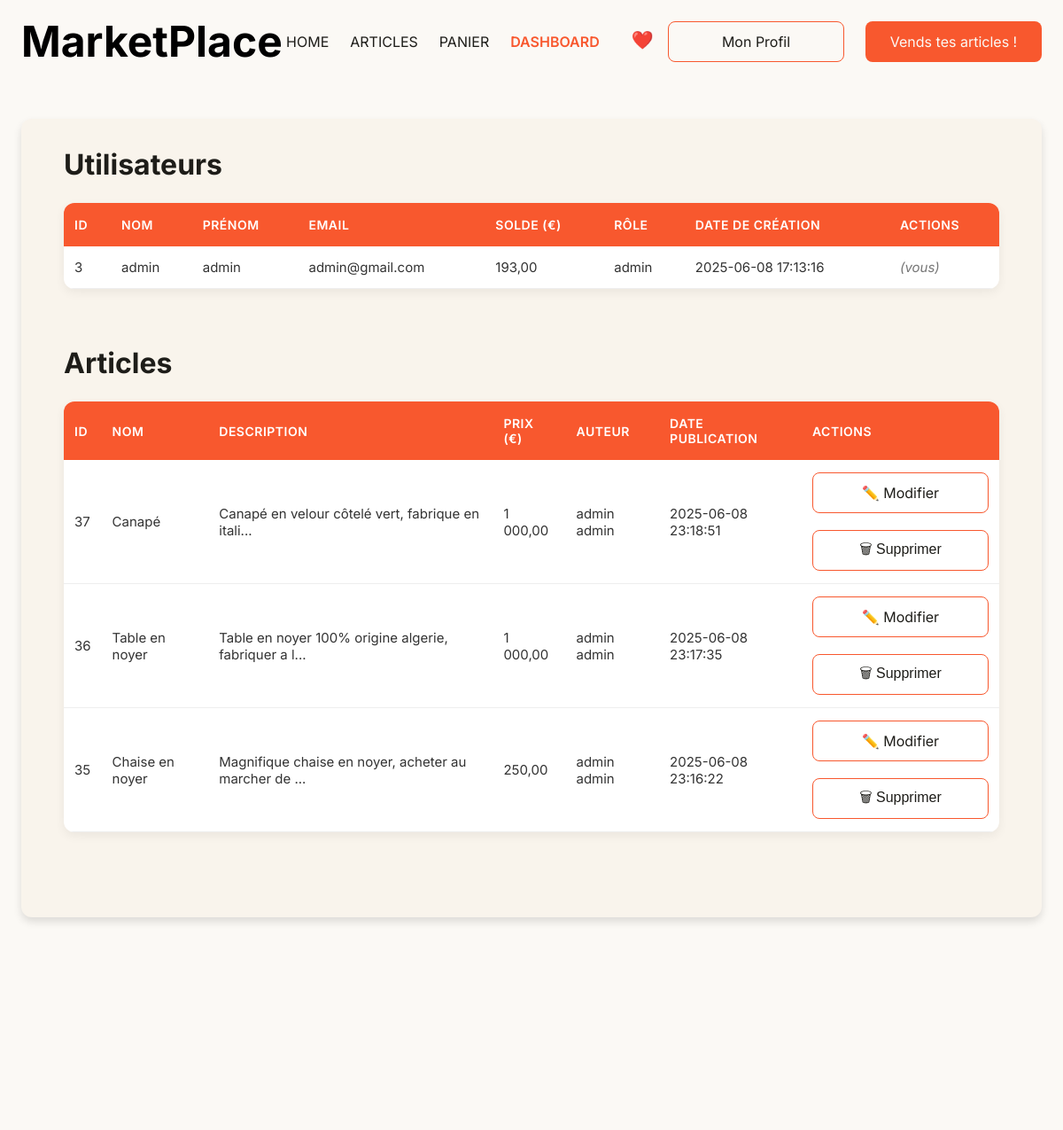
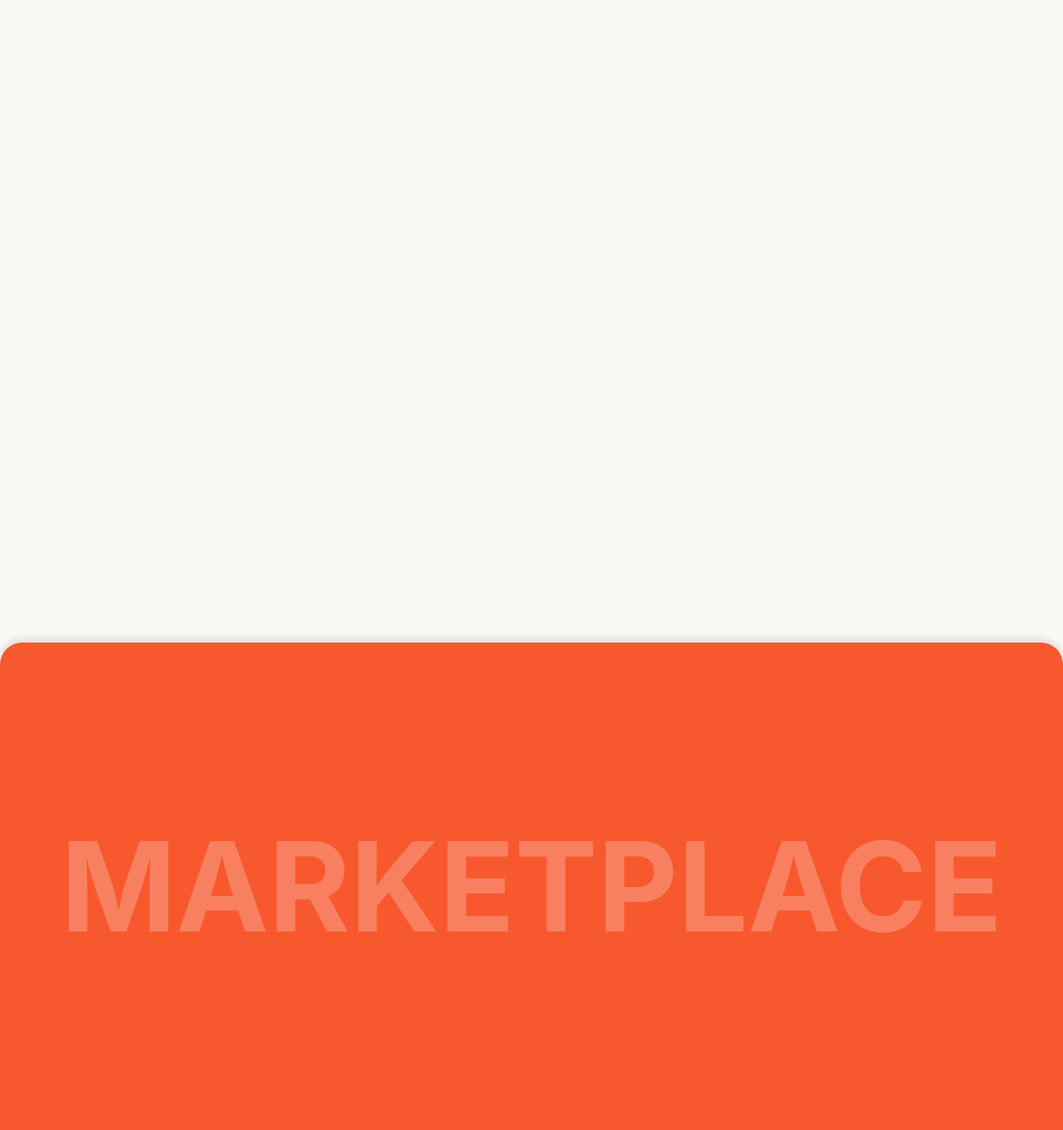
Page /admin.php (signed in) on the committed database (2 pictures, top to bottom).
### tables this page shows
CREATE TABLE IF NOT EXISTS `utilisateurs` (
  `id` int NOT NULL AUTO_INCREMENT,
  `nom` varchar(100) NOT NULL,
  `prenom` varchar(100) NOT NULL,
  `email` varchar(191) NOT NULL,
  `mot_de_passe` varchar(255) NOT NULL,
  `profile_picture` longblob,
  `sold` decimal(10,2) DEFAULT '0.00',
  `date_creation` datetime DEFAULT CURRENT_TIMESTAMP,
  `role` varchar(50) DEFAULT 'user',
  PRIMARY KEY (`id`),
  UNIQUE KEY `email` (`email`)
);

CREATE TABLE IF NOT EXISTS `articles` (
  `id` int NOT NULL AUTO_INCREMENT,
  `nom` varchar(100) NOT NULL,
  `description` text,
  `prix` decimal(10,2) NOT NULL,
  `date_publication` datetime DEFAULT CURRENT_TIMESTAMP,
  `auteur_id` int NOT NULL,
  `image_url` varchar(255) DEFAULT NULL,
  PRIMARY KEY (`id`),
  KEY `auteur_id` (`auteur_id`)
);

### admin.php (the view, shortened to what this page needs)
<?php
require_once 'includes/db.php';
$stmtUsers = $conn->prepare("SELECT id, nom, prenom, email, sold, role, date_creation FROM utilisateurs");
$stmtUsers->execute();
$utilisateurs = $stmtUsers->fetchAll(PDO::FETCH_ASSOC);
$stmtArticles = $conn->prepare("
    SELECT a.*, u.nom AS auteur_nom, u.prenom AS auteur_prenom
    FROM articles a
    JOIN utilisateurs u ON a.auteur_id = u.id
    ORDER BY a.date_publication DESC
");
$stmtArticles->execute();
$articles = $stmtArticles->fetchAll(PDO::FETCH_ASSOC);
?>
<!DOCTYPE html>
<html lang="fr">
<head>
    <link rel="stylesheet" href="assets/css/style.css">
</head>
<body>
    <div class="container">
        <nav class="navbar">
            <a href="index.php" class="logo">MarketPlace</a>
            <div class="nav-links">
                <a href="index.php" class="nav-link">HOME</a>
                <a href="articles.php" class="nav-link">ARTICLES</a>
                <a href="panier.php" class="nav-link">PANIER</a>
                <?php if (isset($_SESSION['role']) && $_SESSION['role'] === "admin"): ?>
                    <a href="admin.php" class="nav-link active">DASHBOARD</a>
                <?php endif; ?>
                <?php if (isset($_SESSION['user_id'])): ?>
                    <a href="articleLike.php" class="nav-link nav-heart">❤️</a>
                <?php endif; ?>
            </div>
            <div class="nav-buttons">
                <?php if (isset($_SESSION['user_id'])): ?>
                    <a href="profile.php" class="btn-secondary">Mon Profil</a>
                    <a href="vente.php" class="btn-primary">Vends tes articles !</a>
                <?php else: ?>
                    <a href="register.php" class="btn-secondary">S'inscrire</a>
                    <a href="login.php" class="btn-primary">Se connecter</a>
                <?php endif; ?>
            </div>
        </nav>
        <div class="admin-section">
            <h2>Utilisateurs</h2>
            <table>
                <thead>
                    <tr>
                        <th>ID</th>
                        <th>Nom</th>
                        <th>Prénom</th>
                        <th>Email</th>
                        <th>Solde (€)</th>
                        <th>Rôle</th>
                        <th>Date de création</th>
                        <th>Actions</th>
                    </tr>
                </thead>
                <tbody>
                    <?php foreach ($utilisateurs as $user): ?>
                        <tr>
                            <td><?= $user['id'] ?></td>
                            <td><?= htmlspecialchars($user['nom']) ?></td>
                            <td><?= htmlspecialchars($user['prenom']) ?></td>
                            <td><?= htmlspecialchars($user['email']) ?></td>
                            <td><?= number_format($user['sold'], 2, ',', ' ') ?></td>
                            <td><?= htmlspecialchars($user['role']) ?></td>
                            <td><?= $user['date_creation'] ?></td>
                            <td>
                                <?php if ($_SESSION['user_id'] != $user['id']): ?>
                                    <a class="btn-secondary" href="edit.php?id=<?= $user['id'] ?>">✏️ Modifier</a>
                                    <form method="POST" class="inline-form">
                                        <input type="hidden" name="action" value="delete_user">
                                        <input type="hidden" name="user_id" value="<?= $user['id'] ?>">
                                        <button type="submit" class="btn-secondary">🗑 Supprimer</button>
                                    </form>
                                <?php else: ?>
                                    <em>(vous)</em>
                                <?php endif; ?>
                            </td>
                        </tr>
                    <?php endforeach; ?>
                </tbody>
            </table>
            <h2>Articles</h2>
            <table>
                <thead>
                    <tr>
                        <th>ID</th>
                        <th>Nom</th>
                        <th>Description</th>
                        <th>Prix (€)</th>
                        <th>Auteur</th>
                        <th>Date publication</th>
                        <th>Actions</th>
                    </tr>
                </thead>
                <tbody>
                    <?php foreach ($articles as $article): ?>
                        <tr>
                            <td><?= $article['id'] ?></td>
                            <td><?= htmlspecialchars($article['nom']) ?></td>
                            <td><?= htmlspecialchars(substr($article['description'], 0, 50)) ?>...</td>
                            <td><?= number_format($article['prix'], 2, ',', ' ') ?></td>
                            <td><?= htmlspecialchars($article['auteur_prenom']) . ' ' . htmlspecialchars($article['auteur_nom']) ?></td>
                            <td><?= $article['date_publication'] ?></td>
                            <td>
                                <a class="btn-secondary" href="editArticle.php?id=<?= $article['id'] ?>">✏️ Modifier</a>
                                <form method="POST" class="inline-form">
                                    <button type="submit" class="btn-secondary">🗑 Supprimer</button>
                                </form>
                            </td>
                        </tr>
                    <?php endforeach; ?>
                </tbody>
            </table>
        </div>
    </div>
    <footer class="footer">
        <h2 class="footer-title">MARKETPLACE</h2>
    </footer>
</body>
</html>

### assets/css/style.css (style rules this page uses)
* { margin: 0; padding: 0; box-sizing: border-box; }
body { font-family: "Inter", sans-serif; background: #fbf9f5; position: relative; width: 100%; min-height: 100vh; }
.container { max-width: 1440px; margin: 0 auto; position: relative; }
.navbar { position: absolute; width: 1344px; height: 54px; left: 48px; top: 20px; display: flex; justify-content: space-between; align-items: center; z-index: 100; }
.logo { font-weight: 700; font-size: 48px; line-height: 58px; color: #000000; text-decoration: none; }
.nav-links { display: flex; gap: 24px; align-items: center; }
.nav-link { font-weight: 400; font-size: 16px; line-height: 19px; color: #1e1d19; text-decoration: none; transition: color 0.3s ease; }
.nav-link.active { color: #f8582e; font-weight: 600; }
.nav-buttons { display: flex; gap: 24px; }
.btn-secondary { width: 199px; height: 46px; border: 1px solid #f8582e; border-radius: 8px; background: transparent; color: #1e1d19; font-size: 16px; cursor: pointer; transition: all 0.3s ease; text-decoration: none; display: flex; align-items: center; justify-content: center; }
.btn-primary { width: 199px; height: 46px; background: #f8582e; border-radius: 8px; border: none; color: #fbf9f5; font-size: 16px; cursor: pointer; transition: background 0.3s ease; text-decoration: none; display: flex; align-items: center; justify-content: center; }
.tendances, .articles-section, .cart-container, .profile-section, .admin-section, .edit-section, .password-section-page, .verification-section, .sell-section { position: absolute; left: 48px; width: 1344px; min-height: 600px; }
.articles-section, .profile-section, .admin-section, .cart-container, .edit-section, .password-section-page, .verification-section, .sell-section { top: 134px; }
.footer { position: absolute; top: 2000px; left: 0; width: 100%; height: 550px; background: #f8582e; box-shadow: 0px -4px 10px rgba(0, 0, 0, 0.12); border-radius: 25px 25px 0px 0px; display: flex; align-items: center; justify-content: center; }
.footer-title { font-weight: 700; font-size: 140px; line-height: 169px; color: #fbf9f5; opacity: 0.25; }
@media (max-width: 1440px) { .container { max-width: 100%; padding: 0 24px; } }
@media (max-width: 1440px) { .navbar { width: calc(100% - 48px); left: 24px; } }
@media (max-width: 1440px) { .hero, .tendances, .articles-section, .profile-section, .admin-section, .cart-container, .edit-section, .sell-section, .philosophie, .retours { left: 24px; width: calc(100% - 48px); } }
.nav-heart { font-size: 20px !important; padding: 8px 12px; border-radius: 50%; margin-top: -3px; transition: all 0.3s ease; }
.admin-section h2 { font-size: 32px; color: #1e1d19; margin-bottom: 24px; }
table { width: 100%; border-collapse: collapse; margin-bottom: 64px; background-color: #fff; box-shadow: 0px 4px 12px rgba(0, 0, 0, 0.06); border-radius: 12px; overflow: hidden; }
table thead { background-color: #f8582e; color: #fff; }
table thead th { padding: 16px 12px; text-align: left; font-weight: 600; font-size: 14px; text-transform: uppercase; letter-spacing: 0.5px; }
table tbody tr { border-bottom: 1px solid #eee; transition: background-color 0.2s ease; }
table tbody td { padding: 14px 12px; font-size: 15px; color: #333; }
.inline-form { display: inline; margin-left: 8px; }
em { color: #777; font-style: italic; }
.admin-section { background: #f9f4ec; box-shadow: 0px 5px 10px rgba(0, 0, 0, 0.12); border-radius: 12px; padding: 32px 48px; gap: 24px; }

### rows in the picture
utilisateurs: id "3", nom "admin", prenom "admin", email "admin@gmail.com", sold "193,00", role "admin", date_creation "2025-06-08 17:13:16", shows "(vous)"
articles: id "37", nom "Canapé", description "Canapé en velour côtelé vert, fabrique en itali", prix "1 000,00", auteur.prenom "admin", auteur.nom "admin", date_publication "2025-06-08 23:18:51"
articles: id "36", nom "Table en noyer", description "Table en noyer 100% origine algerie, fabriquer a l", prix "1 000,00", auteur.prenom "admin", auteur.nom "admin", date_publication "2025-06-08 23:17:35"
articles: id "35", nom "Chaise en noyer", description "Magnifique chaise en noyer, acheter au marcher de", prix "250,00", auteur.prenom "admin", auteur.nom "admin", date_publication "2025-06-08 23:16:22"
